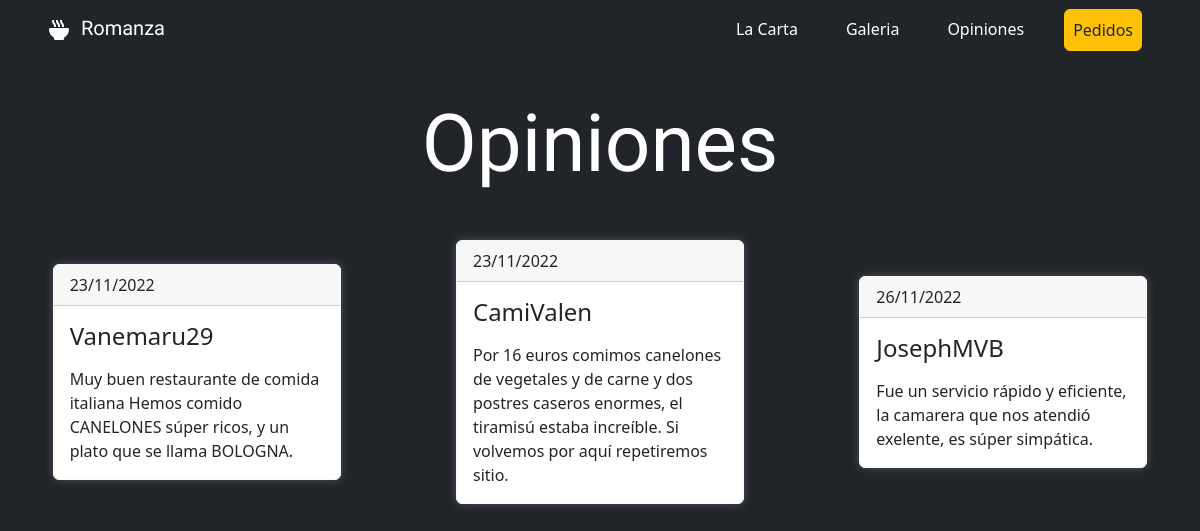
The app's page /index.php?romanza=opiniones with its own data.
### tables this page shows
CREATE TABLE `opinion` (
  `id_opinion` int(11) NOT NULL,
  `opinion` varchar(200) NOT NULL,
  `id_usuario` int(11) NOT NULL,
  `fecha_registro` date NOT NULL
);

CREATE TABLE `usuario` (
  `id_usuario` int(11) NOT NULL,
  `nombre` varchar(45) NOT NULL,
  `nombre_usuario` varchar(45) NOT NULL,
  `telefono` text NOT NULL,
  `correo` varchar(45) NOT NULL,
  `clave` varchar(45) NOT NULL,
  `id_rol` int(11) NOT NULL,
  `fecha_registro` date NOT NULL
);

### controladores/navegacion.php (called while the page is built)
<?php
    class ControladorDeNavegacion {
        static public function plantilla() {
            include ('vistas/plantilla.php');
        }
        static public function enlacesPaginasC() {
            if (isset($_GET['romanza'])) {
                $modulo = $_GET['romanza'];
            } else {
                $modulo = 'index';
            }
            $respuesta = ModeloDeNavegacion::enlacesPaginasM($modulo);
            include $respuesta;
        }
    }
?>

### index.php (called while the page is built)
<?php
    require_once ('controladores/navegacion.php');
    require_once ('modelos/navegacion.php');
    $mvc = new ControladorDeNavegacion;
    $mvc -> plantilla();
?>

### modelos/conexion.php (called while the page is built, shortened)
<?php
    class Conexion {
        public $servidor = "localhost";
        private $usuario = "root";
        private $password = "";
        private $bd = "romanza";
        private $conexion;
        public function __construct () {
            $this->conexion = new mysqli($this->servidor, $this->usuario, $this->password, $this->bd);
            mysqli_query($this->conexion, "SET NAMES 'utf8'");
        }
        public function conectar () {
            return $this->conexion;
        }
    }
?>

### controladores/Opiniones.php (called while the page is built, shortened)
<?php
    class Opiniones extends Conexion {
        public function __construct () {
            $this->conexion = new Conexion();
            $this->conexion = $this->conexion->conectar();
        }
        public function listaOpn () {
            $sql = mysqli_query($this->conexion, "SELECT * FROM opinion");
            return $sql;
        }
    }
?>

### controladores/Usuarios.php (called while the page is built, shortened)
<?php
class Usuarios extends Conexion {
    public function __construct() {
        $this->conexion = new Conexion();
        $this->conexion = $this->conexion->conectar();
    }
    public function obtenerUser($id_user) {
        $sql = mysqli_query($this->conexion, "SELECT * FROM usuario WHERE id_usuario = '$id_user'");
        return $sql;
    }
}

### controladores/Fechas.php (called while the page is built, shortened)
<?php
    class Fechas {
        public function __construct () {
            $this->conexion = new Conexion();
        }
        public function fechaFormato ($fecha) {
            $formato = date("d/m/Y", strtotime($fecha));
            return $formato;
        }
    }
?>

### vistas/modulos/opiniones.php (the view, shortened to what this page needs)
<?php
    $usuario = new Usuarios();
    $opiniones = new Opiniones();
    $opn = $opiniones -> listaOpn();
    $fecha = new Fechas();
?>
<section class="py-5">
    <h1 class="text-center text-white my-5 display-1 inicio__titulo"> Opiniones </h1>
    <article class="inicio__opiniones-cont">
        <?php
            while ($datos_opinion = mysqli_fetch_array($opn)) {
                $datos2 = $usuario -> obtenerUser($datos_opinion['id_usuario']);
                while ($datos_usuario2 = mysqli_fetch_array($datos2)) {
        ?>
        <div class="inicio__opinion card border-light" style="max-width: 18rem;">
            <div class="card-header"><?= $fecha->fechaFormato($datos_opinion['fecha_registro']) ?></div>
            <div class="card-body">
                <h4 class="card-title mb-3"><?= $datos_usuario2['nombre_usuario'] ?></h5>
                <p class="card-text"><?= $datos_opinion['opinion'] ?></p>
            </div>
        </div>
        <?php
                }
            }
        ?>
    </article>
</section>

### publico/css/estilos.css (style rules this page uses)
:root { --fuente-titulos: 'Satisfy', cursive; --negro: rgb(0, 0, 0); --blanco: rgb(255, 255, 255); --gris-oscuro: rgb(33, 37, 41); --gris-medio: rgb(135, 138, 140); --gris-claro: rgb(214, 214, 215); --rojo-cta: rgb(220, 53, 69); --amarillo-cta: rgb(255, 193, 7); --verde-correcto: rgb(8, 75, 13); --sombra: rgba(135, 138, 140, .1); --sombra-clara: rgba(255, 255, 255, .2); --sombra-oscura: rgba(0, 0, 0, .2); --sombra-roja: rgba(220, 53, 69, .5); --sombra-verde: rgb(30, 209, 45, .5); --fondo-degradado: linear-gradient(#212529 2%, #720026 20%, #ce4257 60%, #720026 100%); --verde-correcto: #1ed12d; --rojo-incorrecto: #bb2929; }
body { background-color: var(--gris-oscuro); }
.header__logo { margin: 5px; }
.header__titulo { font-family: var(--fuente-titulos); }
.header__btn { color: var(--gris-oscuro); }
.inicio__titulo { font-family: var(--fuente-titulos); }
.inicio__opiniones-cont { display: grid; grid-template-columns: repeat(auto-fit, minmax(18rem, 1fr)); grid-auto-rows: minmax(200px, auto); gap: 10px; grid-auto-flow: dense; align-items: center; justify-content: center; }
.inicio__opinion { margin-left: auto; margin-right: auto; box-shadow: 0px 0px 10px var(--sombra-clara); }

### records on screen
opinion: fecha_registro "23/11/2022", opinion "Muy buen restaurante de comida italiana Hemos comido CANELONES súper ricos, y un plato que se llama BOLOGNA."
usuario: nombre_usuario "Vanemaru29"
opinion: fecha_registro "23/11/2022", opinion "Por 16 euros comimos canelones de vegetales y de carne y dos postres caseros enormes, el tiramisú estaba increíble. Si volvemos por aquí repetiremos sitio."
usuario: nombre_usuario "CamiValen"
opinion: fecha_registro "26/11/2022", opinion "Fue un servicio rápido y eficiente, la camarera que nos atendió exelente, es súper simpática."
usuario: nombre_usuario "JosephMVB"
